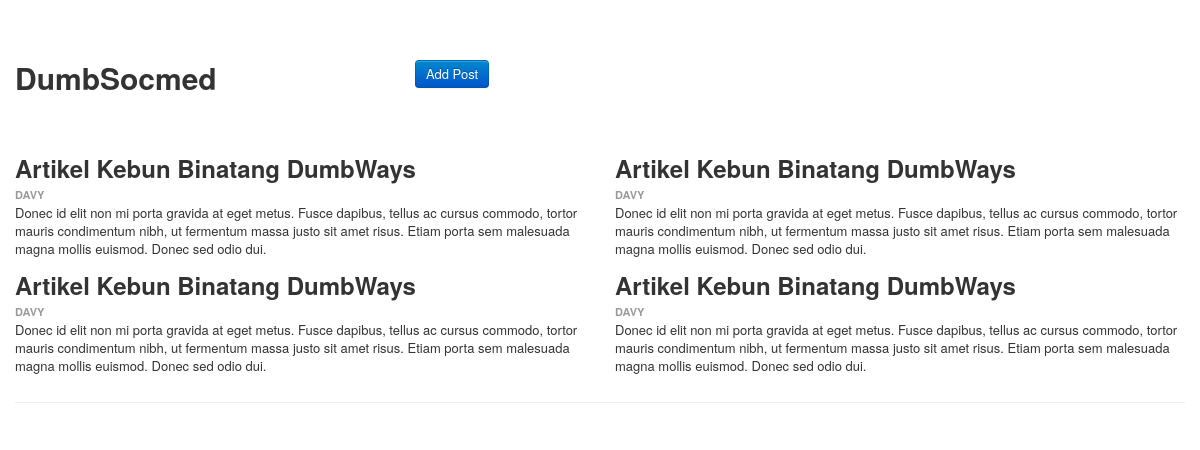
Screenshot of /soal4/index.php with the database file from the repository.
### tables this page shows
CREATE TABLE `posts_tb` (
  `id` int(11) NOT NULL,
  `title` varchar(128) NOT NULL,
  `content` text NOT NULL,
  `createdBy` varchar(128) NOT NULL
);

### soal4/index.php (the view, shortened to what this page needs)
<!DOCTYPE html>
<html lang="en">
  <head>
    <link href="assets/css/bootstrap.css" rel="stylesheet">
    <link href="assets/css/bootstrap-responsive.css" rel="stylesheet">
  </head>
  <body>
    <div class="container">
      <div class="row">
      	<div class="span4">
      		<h1>DumbSocmed</h1>
      	</div>
      	<div class="span4 mr-12">
      		<a class="btn btn-primary" href="post.php">Add Post</a>
      	</div>
      </div><br><br><br>
      <div class="row">
      	<?php
         include 'koneksi.php';
         $data = mysqli_query($koneksi,"select * from posts_tb");
         while ($d = mysqli_fetch_array($data)) {
      	?>
        <div class="span6">
          <h2><?= $d['title']; ?></h2>
          <h6><?= $d['createdBy']; ?></h6>
           <p><?= $d['content']; ?></p>
        </div>
        <?php
        }
        ?>
      </div>
      <hr>
    </div>
  </body>
</html>

### soal4/index.php (style rules this page uses)
body { padding-top: 60px; padding-bottom: 40px; }

### rows the page displays
posts_tb: title "Artikel Kebun Binatang DumbWays", createdBy "DAVY", content "Donec id elit non mi porta gravida at eget metus. Fusce dapibus, tellus ac cursus commodo, tortor mauris condimentum nibh, ut fermentum massa justo sit amet risus. Etiam porta sem malesuada magna mollis euismod. Donec sed odio dui."
posts_tb: title "Artikel Kebun Binatang DumbWays", createdBy "DAVY", content "Donec id elit non mi porta gravida at eget metus. Fusce dapibus, tellus ac cursus commodo, tortor mauris condimentum nibh, ut fermentum massa justo sit amet risus. Etiam porta sem malesuada magna mollis euismod. Donec sed odio dui."
posts_tb: title "Artikel Kebun Binatang DumbWays", createdBy "DAVY", content "Donec id elit non mi porta gravida at eget metus. Fusce dapibus, tellus ac cursus commodo, tortor mauris condimentum nibh, ut fermentum massa justo sit amet risus. Etiam porta sem malesuada magna mollis euismod. Donec sed odio dui."
posts_tb: title "Artikel Kebun Binatang DumbWays", createdBy "DAVY", content "Donec id elit non mi porta gravida at eget metus. Fusce dapibus, tellus ac cursus commodo, tortor mauris condimentum nibh, ut fermentum massa justo sit amet risus. Etiam porta sem malesuada magna mollis euismod. Donec sed odio dui."
